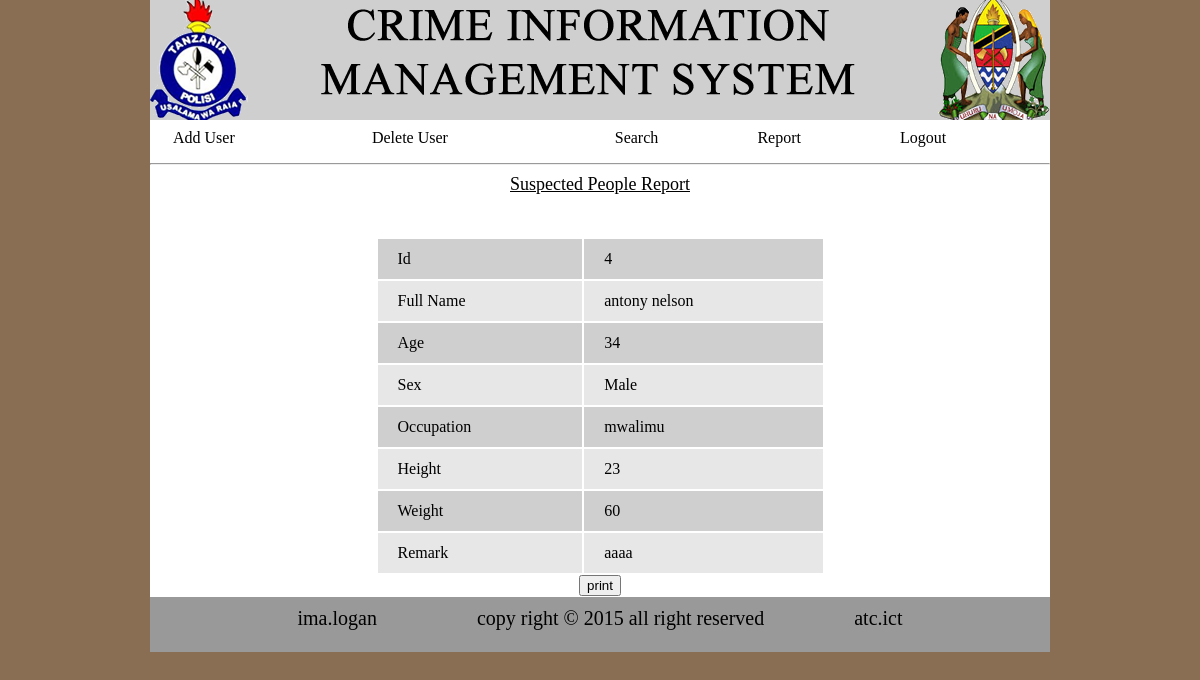
/admin/viewSuspected.php?id=antony nelson (signed in), run on the app's committed database.
### tables this page shows
CREATE TABLE IF NOT EXISTS `suspect` (
  `id` int(50) NOT NULL auto_increment,
  `name` varchar(50) NOT NULL,
  `age` int(11) NOT NULL,
  `sex` text NOT NULL,
  `occupation` varchar(50) NOT NULL,
  `address` varchar(50) NOT NULL,
  `height` int(11) NOT NULL,
  `weight` int(11) NOT NULL,
  `time` time NOT NULL,
  `date` date NOT NULL,
  `officer` varchar(50) NOT NULL,
  `remark` varchar(100) NOT NULL,
  PRIMARY KEY  (`id`)
);

### admin/viewSuspected.php (the view, shortened to what this page needs)
<html>
<head>
<link rel="stylesheet" type="text/css" href="style.css">
</head>
<body>
      <div class="wrapper">
            <div class="header"> <img src="image/Logo.png" height="120px" width="900px">
            </div>
            <div class="content21">
                  <div class="menu">
                        <table class="table">
                              <tr>
                                    <td><a href="add.php">Add User</a></td>
                                    <td><a href="delete.php">Delete User</a></td>
                                    <td><a href="search.php">Search</a></td>
                                    <td><a href="report.php">Report</a></td>
                                    <td><a href="logout.php">Logout</a></td>
                              </tr>
                        </table>
            </div><hr>
            <div class="area1">
            <center><u>Suspected People Report</u><table  class="t">
                   <tr style='background-color: #999999'>
                   </tr>
                  <?php
                   $idd=$_GET['id'];
                   $query=mysql_query("SELECT * FROM `suspect` WHERE  `name`='$idd'");
                   $query_run=mysql_fetch_array($query);
                   $id=$query_run['id'];
                   $name=$query_run['name'];
                   $age=$query_run['age'];
                   $sex=$query_run['sex'];
                   $occupation=$query_run['occupation'];
                   $h=$query_run['height'];
                   $w=$query_run['weight'];
                   $remark=$query_run['remark'];
                              echo "<tr style='background-color:#CFCFCF'>
                                         <td>Id</td>
                                         <td>$id</td>
                                    </tr>
                                    <tr style='background-color:#E7E7E7'>
                                         <td>Full Name</td>
                                         <td>$name</td>
                                    <tr style='background-color:#CFCFCF'>
                                          <td>Age</td>
                                          <td>$age</td>
                                   </tr>
                                   <tr style='background-color:#E7E7E7'>
                                          <td>Sex</td>
                                          <td>$sex</td>
                                    </tr>
                                    <tr style='background-color:#CFCFCF'>
                                          <td>Occupation</td>
                                          <td>$occupation</td>
                                   </tr>
                                   <tr style='background-color:#E7E7E7'>
                                          <td>Height</td>
                                          <td>$h</td>
                                   </tr>
                                   <tr style='background-color:#CFCFCF'>
                                          <td>Weight</td>
                                          <td>$w</td>
                                  </tr>
                                  <tr style='background-color:#E7E7E7'>
                                          <td>Remark</td>
                                          <td>$remark</td>
                                  </tr>";
                  ?>
                   </table>
                   <button onclick="window.print()" class="print">print</button>
                  </center>
            </div>
        </div>
            <div class="footer">ima.logan &nbsp;&nbsp;&nbsp;&nbsp;&nbsp;&nbsp;&nbsp;&nbsp;&nbsp;&nbsp;
                  &nbsp;&nbsp;&nbsp;&nbsp;&nbsp;&nbsp;&nbsp;&nbsp;copy right &copy 2015 all right reserved&nbsp;&nbsp;&nbsp;&nbsp;&nbsp;&nbsp;&nbsp;&nbsp;&nbsp;&nbsp;&nbsp;&nbsp;&nbsp;&nbsp;&nbsp;&nbsp;&nbsp;&nbsp;atc.ict
            </div>
      </div>
</body>
</html>

### admin/style.css (style rules this page uses)
body { background-color:#8A6E53; margin: 0; background-repeat: no-repeat; }
.wrapper { height: auto; width: 900px; margin: 0 auto; background-color: white; }
.header { color: #FFFFFF; background-color: #999999; height: 120px; text-align: center; font-size: 30px; }
.footer { background-color: #999999; width: 100%; height: 45px; color: black; text-align: center; font-size: 20px; padding-top: 10px; }
.menu { padding-left: 10px auto; height: 35px; }
.area1 { color: black; text-align: center; font-size: 18px; padding: 1px; }
.table { height: 35px; width: 100%; padding-left: 20px; }
a { color: black; text-decoration: none; }
.t { width: 50%; height: auto; }
.t tr { height: 40px; }
.t tr td { padding-left: 20px; border-spacing: 0px; }
.content21 { height: auto; }

### data on the page
suspect: id "4", name "antony nelson", age "34", sex "Male", occupation "mwalimu", height "23", weight "60", remark "aaaa"
